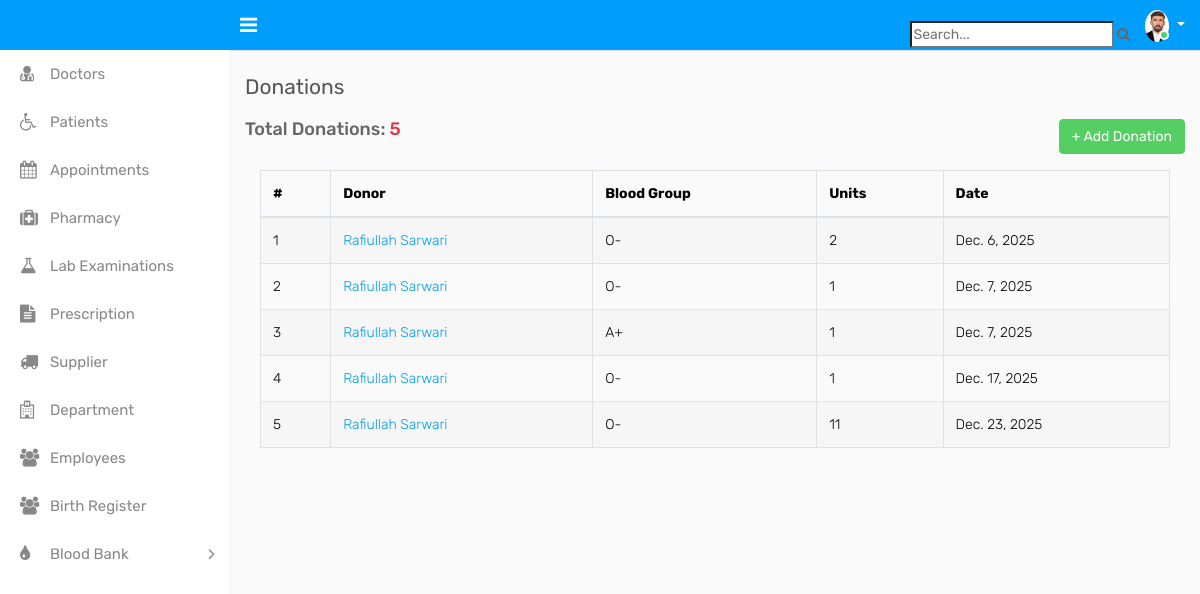
The app's page /donations/, older data.
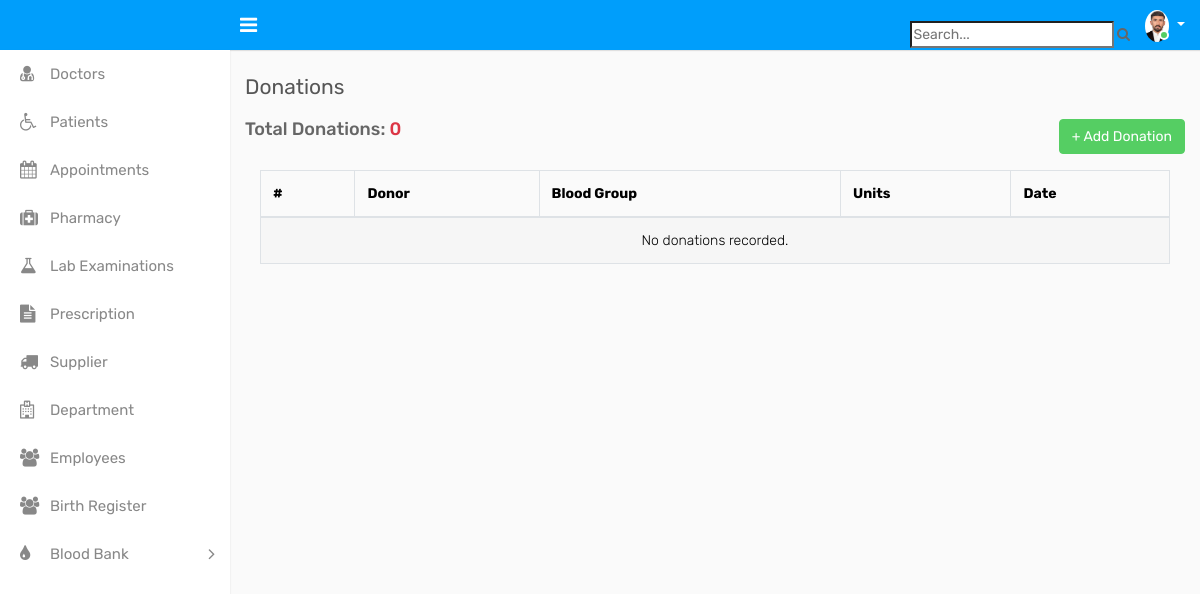
The same page, newer data.
### pharmacy/models.py (models this page shows, shortened)
class BloodDonation(models.Model):
    donor = models.ForeignKey(Donor, on_delete=models.CASCADE)
    blood_group = models.ForeignKey(BloodGroup, on_delete=models.CASCADE)
    units = models.PositiveIntegerField(default=1)
    donation_date = models.DateField(default=timezone.now)

class Donor(models.Model):
    GENDER_CHOICES = [
        ("Male", "Male"),
        ("Female", "Female"),
        ("Other", "Other"),
    ]
    full_name = models.CharField(max_length=150)
    age = models.PositiveIntegerField()
    gender = models.CharField(max_length=10, choices=GENDER_CHOICES)
    blood_group = models.ForeignKey(BloodGroup, on_delete=models.CASCADE)
    phone = models.CharField(max_length=20)
    address = models.CharField(max_length=255)
    last_donation_date = models.DateField(null=True, blank=True)
    created_at = models.DateTimeField(auto_now_add=True)

class BloodGroup(models.Model):
    BLOOD_TYPES = [
        ("A+", "A+"), ("A-", "A-"),
        ("B+", "B+"), ("B-", "B-"),
        ("O+", "O+"), ("O-", "O-"),
        ("AB+", "AB+"), ("AB-", "AB-"),
    ]
    name = models.CharField(max_length=5, choices=BLOOD_TYPES, unique=True)

### pharmacy/views.py (the view)
# urls.py: path("donations/", views.DonationListView.as_view(), name="donation_list"),
class DonationListView(ListView):
    model = BloodDonation
    template_name = "blood/donation_list.html"
    context_object_name = "donations"

### pharmacy/templatetags/group_tags.py (called while the page is built)
@register.filter(name='has_group')
def has_group(user, group_name):
    return user.groups.filter(name=group_name).exists()

### pharmacy/templates/blood/donation_list.html
{% extends "base.html" %}
{% block content %}
<div class="page-wrapper">
  <div class="container mt-4">
    <div class="page-header">
      <div class="row">
        <div class="col-sm-12">
          <h3 class="page-title">Donations</h3>
        </div>
      </div>
    </div>
    <div class="d-flex justify-content-between mb-3">
      <h4>Total Donations: <span class="text-danger">{{ donations.count }} </span></h4>
      <a href="{% url 'donation_add' %}" class="btn btn-success">+ Add Donation</a>
    </div>
    <div class="col-md-12">
      <div class="table-responsive">
        <table id="dynamic-table" class="table table-striped table-bordered table-hover">
          <thead>
            <tr>
              <th>#</th>
              <th>Donor</th>
              <th>Blood Group</th>
              <th>Units</th>
              <th>Date</th>
            </tr>
          </thead>
          <tbody>
            {% for dn in donations %}
            <tr>
              <td>{{ forloop.counter }}</td>
              <td><a href="{% url 'donor_detail' dn.donor.pk %}">{{ dn.donor.full_name }}</a></td>
              <td>{{ dn.blood_group.name }}</td>
              <td>{{ dn.units }}</td>
              <td>{{ dn.donation_date }}</td>
            </tr>
            {% empty %}
            <tr>
              <td colspan="5" class="text-center">No donations recorded.</td>
            </tr>
            {% endfor %}
          </tbody>
        </table>
      </div>
    </div>
  </div>
</div>
{% endblock %}

Row changes from the older to the newer data that the page shows:
removed BloodDonation: donor.full_name "Rafiullah Sarwari", blood_group.name "O-", units "2", donation_date "Dec. 6, 2025"
removed BloodDonation: donor.full_name "Rafiullah Sarwari", blood_group.name "O-", units "1", donation_date "Dec. 7, 2025"
removed BloodDonation: donor.full_name "Rafiullah Sarwari", blood_group.name "A+", units "1", donation_date "Dec. 7, 2025"
removed BloodDonation: donor.full_name "Rafiullah Sarwari", blood_group.name "O-", units "1", donation_date "Dec. 17, 2025"
removed BloodDonation: donor.full_name "Rafiullah Sarwari", blood_group.name "O-", units "11", donation_date "Dec. 23, 2025"
Text that changed along with them:
{{ donations.count }}: "5" → "0"
text now shown: "No donations recorded."
